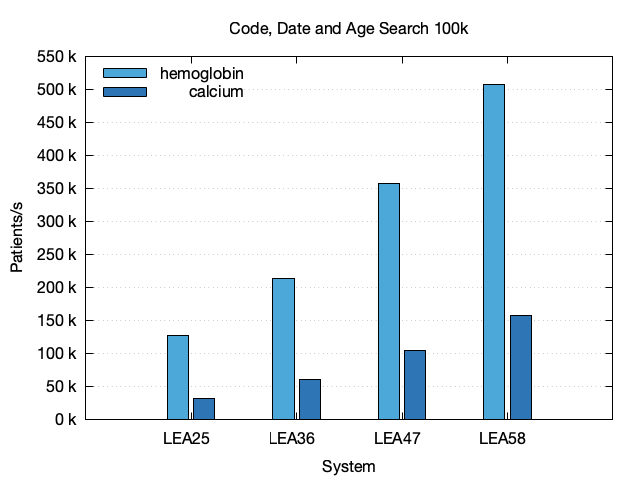

Write gnuplot code to recreate this figure.
# Set the terminal to PNG and specify the output file
set terminal pngcairo enhanced font 'Helvetica Neue,12'
set output 'code-date-age-search-100k.png'

# Set the data separator and skip the header
set datafile separator "|"
set style data histograms
set style histogram clustered
set style fill solid border -1
set boxwidth 0.8
set key left top reverse

# Define x-axis and y-axis labels
set title "Code, Date and Age Search - Dataset 100k"
set xlabel 'System'
set ylabel 'Patients/s'
set format y "%.0f k"

# Define grid
set grid ytics

# Define line styles and colors for each code
set style line 1 lc rgb '#4DA8DA'
set style line 2 lc rgb '#2E75B6'

# Plot the data
plot 'code-date-age-search-100k.txt' using 8:xtic(3) every 2 ls 1 title 'hemoglobin', \
     'code-date-age-search-100k.txt' using 8:xtic(3) every 2::1 ls 2 title 'calcium', \
